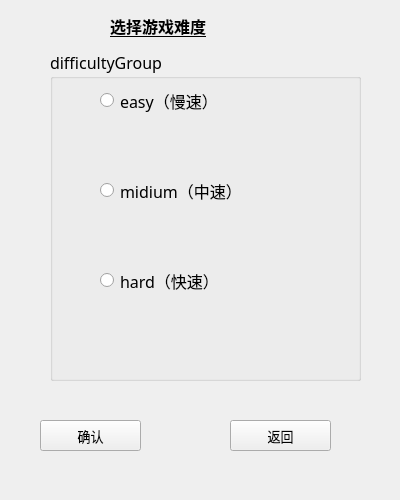
<?xml version="1.0" encoding="UTF-8"?>
<ui version="4.0">
 <class>SDWidget</class>
 <widget class="QWidget" name="SDWidget">
  <property name="geometry">
   <rect>
    <x>0</x>
    <y>0</y>
    <width>400</width>
    <height>500</height>
   </rect>
  </property>
  <property name="windowTitle">
   <string>Form</string>
  </property>
  <property name="styleSheet">
   <string notr="true">#SDWidget{border-image: url(:/res/bg3.jpg);}</string>
  </property>
  <widget class="QLabel" name="label">
   <property name="geometry">
    <rect>
     <x>110</x>
     <y>10</y>
     <width>201</width>
     <height>31</height>
    </rect>
   </property>
   <property name="font">
    <font>
     <family>Agency FB</family>
     <pointsize>12</pointsize>
     <weight>75</weight>
     <bold>true</bold>
     <underline>true</underline>
    </font>
   </property>
   <property name="text">
    <string>选择游戏难度</string>
   </property>
  </widget>
  <widget class="QGroupBox" name="difficultyGroupBox">
   <property name="geometry">
    <rect>
     <x>50</x>
     <y>50</y>
     <width>311</width>
     <height>331</height>
    </rect>
   </property>
   <property name="font">
    <font>
     <family>Agency FB</family>
     <pointsize>12</pointsize>
     <weight>50</weight>
     <bold>false</bold>
    </font>
   </property>
   <property name="title">
    <string>difficultyGroup</string>
   </property>
   <widget class="QRadioButton" name="radioBtnEasy">
    <property name="geometry">
     <rect>
      <x>50</x>
      <y>30</y>
      <width>181</width>
      <height>41</height>
     </rect>
    </property>
    <property name="font">
     <font>
      <family>Agency FB</family>
      <pointsize>12</pointsize>
      <weight>50</weight>
      <bold>false</bold>
     </font>
    </property>
    <property name="text">
     <string>easy（慢速）</string>
    </property>
   </widget>
   <widget class="QRadioButton" name="radioBtnMedium">
    <property name="geometry">
     <rect>
      <x>50</x>
      <y>120</y>
      <width>181</width>
      <height>41</height>
     </rect>
    </property>
    <property name="font">
     <font>
      <family>Agency FB</family>
      <pointsize>12</pointsize>
      <weight>50</weight>
      <bold>false</bold>
     </font>
    </property>
    <property name="text">
     <string>midium（中速）</string>
    </property>
   </widget>
   <widget class="QRadioButton" name="radioBtnHard">
    <property name="geometry">
     <rect>
      <x>50</x>
      <y>200</y>
      <width>181</width>
      <height>61</height>
     </rect>
    </property>
    <property name="font">
     <font>
      <family>Agency FB</family>
      <pointsize>12</pointsize>
      <weight>50</weight>
      <bold>false</bold>
     </font>
    </property>
    <property name="text">
     <string>hard（快速）</string>
    </property>
   </widget>
  </widget>
  <widget class="QPushButton" name="confirmButton">
   <property name="geometry">
    <rect>
     <x>40</x>
     <y>420</y>
     <width>101</width>
     <height>31</height>
    </rect>
   </property>
   <property name="font">
    <font>
     <family>Agency FB</family>
     <pointsize>10</pointsize>
     <weight>50</weight>
     <bold>false</bold>
    </font>
   </property>
   <property name="text">
    <string>确认</string>
   </property>
  </widget>
  <widget class="QPushButton" name="backButton">
   <property name="geometry">
    <rect>
     <x>230</x>
     <y>420</y>
     <width>101</width>
     <height>31</height>
    </rect>
   </property>
   <property name="font">
    <font>
     <family>Agency FB</family>
     <pointsize>10</pointsize>
     <weight>50</weight>
     <bold>false</bold>
    </font>
   </property>
   <property name="text">
    <string>返回</string>
   </property>
  </widget>
 </widget>
 <resources/>
 <connections/>
</ui>
